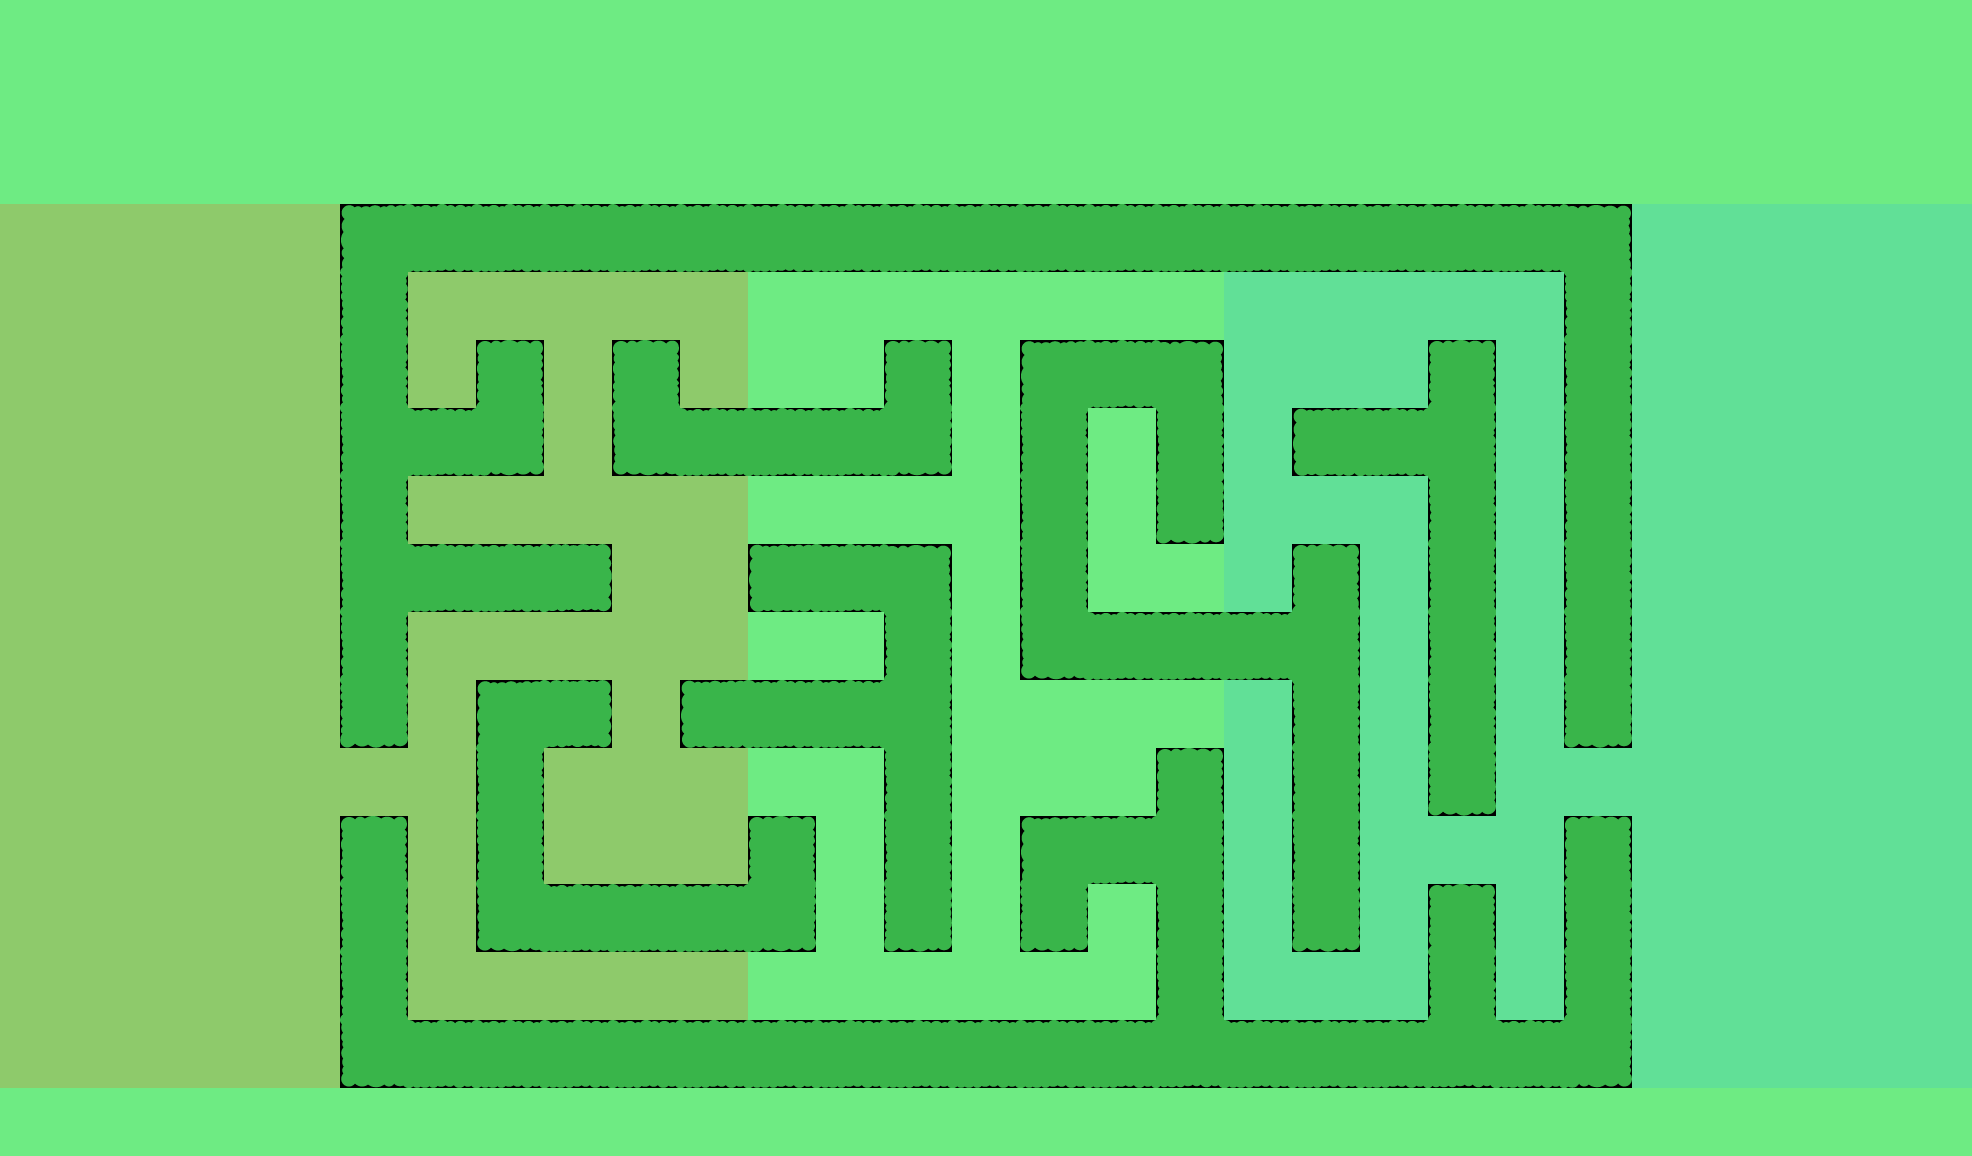

This is a level from a 2D game, rendered from its Tiled map with the project's own tilesets. A one-line summary and the complete map file follow:
An orthogonal 29x17 tile map with 68x68 px tiles, 1 tile layer (Tile Layer 1).

<map version="1.2" tiledversion="2019.02.10" orientation="orthogonal" renderorder="right-down" width="29" height="17" tilewidth="68" tileheight="68" infinite="0" nextlayerid="2" nextobjectid="1">
 <tileset firstgid="1" source="maze_sprite_sheet.tsx" />
 <layer id="1" name="Tile Layer 1" width="29" height="17">
  <data encoding="csv">
		19, 19, 19, 19, 19, 19, 19, 19, 19, 19, 19, 19, 19, 19, 19, 19, 19, 19, 19, 19, 19, 19, 19, 19, 19, 19, 19, 19, 19,
		19, 19, 19, 19, 19, 19, 19, 19, 19, 19, 19, 19, 19, 19, 19, 19, 19, 19, 19, 19, 19, 19, 19, 19, 19, 19, 19, 19, 19,
		19, 19, 19, 19, 19, 19, 19, 19, 19, 19, 19, 19, 19, 19, 19, 19, 19, 19, 19, 19, 19, 19, 19, 19, 19, 19, 19, 19, 19,
		23, 23, 23, 23, 23,  1, 11, 11, 11, 11, 11, 11, 11, 11, 11, 11, 11, 11, 11, 11, 11, 11, 11,  3, 24, 24, 24, 24, 24,
		23, 23, 23, 23, 23,  6, 23, 23, 23, 23, 23, 19, 19, 19, 19, 19, 19, 19, 24, 24, 24, 24, 24,  6, 24, 24, 24, 24, 24,
		23, 23, 23, 23, 23,  6, 23,  5, 23,  5, 23, 19, 19,  5, 19,  1, 11,  3, 24, 24, 24,  5, 24,  6, 24, 24, 24, 24, 24,
		23, 23, 23, 23, 23,  7, 11, 15, 23, 13, 11, 11, 11, 15, 19,  6, 19,  6, 24, 10, 11,  9, 24,  6, 24, 24, 24, 24, 24,
		23, 23, 23, 23, 23,  6, 23, 23, 23, 23, 23, 19, 19, 19, 19,  6, 19, 17, 24, 24, 24,  6, 24,  6, 24, 24, 24, 24, 24,
		23, 23, 23, 23, 23,  7, 11, 11, 12, 23, 23, 10, 11,  3, 19,  6, 19, 19, 24,  5, 24,  6, 24,  6, 24, 24, 24, 24, 24,
		23, 23, 23, 23, 23,  6, 23, 23, 23, 23, 23, 19, 19,  6, 19, 13, 11, 11, 11,  9, 24,  6, 24,  6, 24, 24, 24, 24, 24,
		23, 23, 23, 23, 23, 17, 23,  1, 12, 23, 10, 11, 11,  9, 19, 19, 19, 19, 24,  6, 24,  6, 24, 17, 24, 24, 24, 24, 24,
		23, 23, 23, 23, 23, 23, 23,  6, 23, 23, 23, 19, 19,  6, 19, 19, 19,  5, 24,  6, 24, 17, 24, 24, 24, 24, 24, 24, 24,
		23, 23, 23, 23, 23,  5, 23,  6, 23, 23, 23,  5, 19,  6, 19,  1, 11,  9, 24,  6, 24, 24, 24,  5, 24, 24, 24, 24, 24,
		23, 23, 23, 23, 23,  6, 23, 13, 11, 11, 11, 15, 19, 17, 19, 17, 19,  6, 24, 17, 24,  5, 24,  6, 24, 24, 24, 24, 24,
		23, 23, 23, 23, 23,  6, 23, 23, 23, 23, 23, 19, 19, 19, 19, 19, 19,  6, 24, 24, 24,  6, 24,  6, 24, 24, 24, 24, 24,
		23, 23, 23, 23, 23, 13, 11, 11, 11, 11, 11, 11, 11, 11, 11, 11, 11, 14, 11, 11, 11, 14, 11, 15, 24, 24, 24, 24, 24,
		19, 19, 19, 19, 19, 19, 19, 19, 19, 19, 19, 19, 19, 19, 19, 19, 19, 19, 19, 19, 19, 19, 19, 19, 19, 19, 19, 19, 19
</data>
 </layer>
</map>